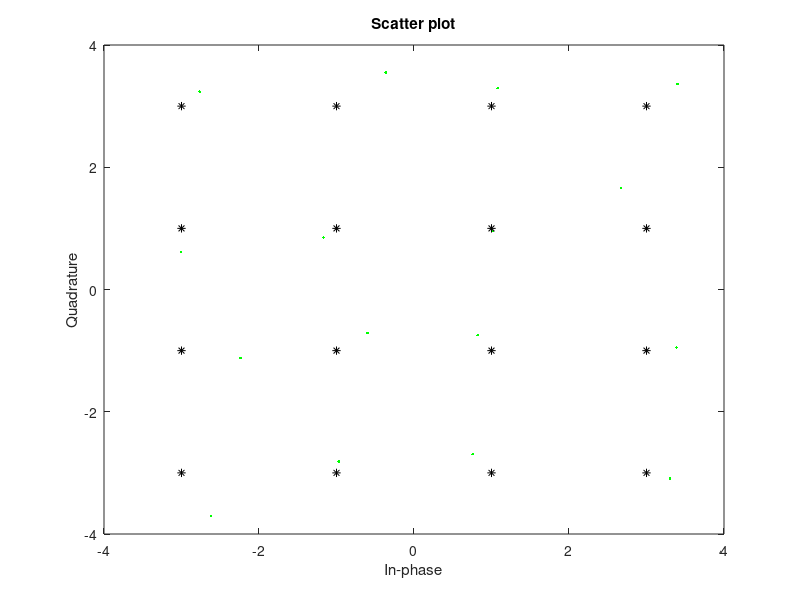
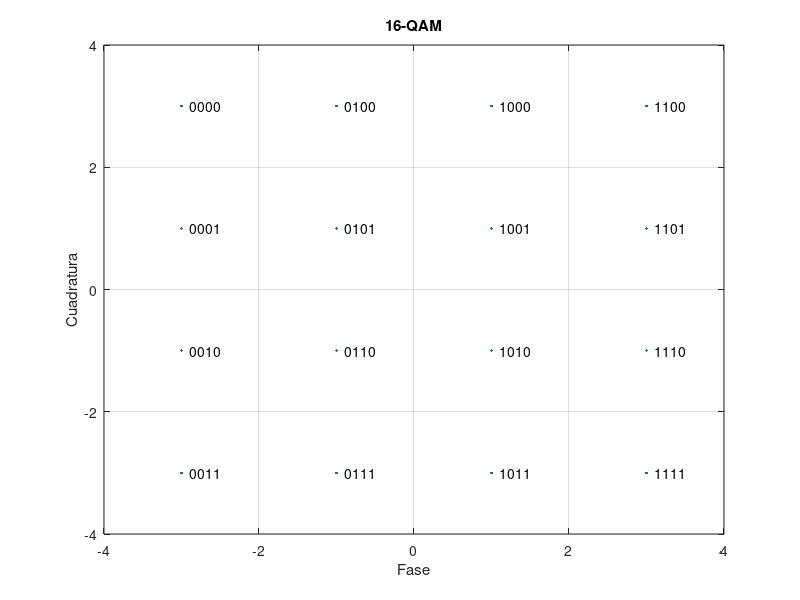
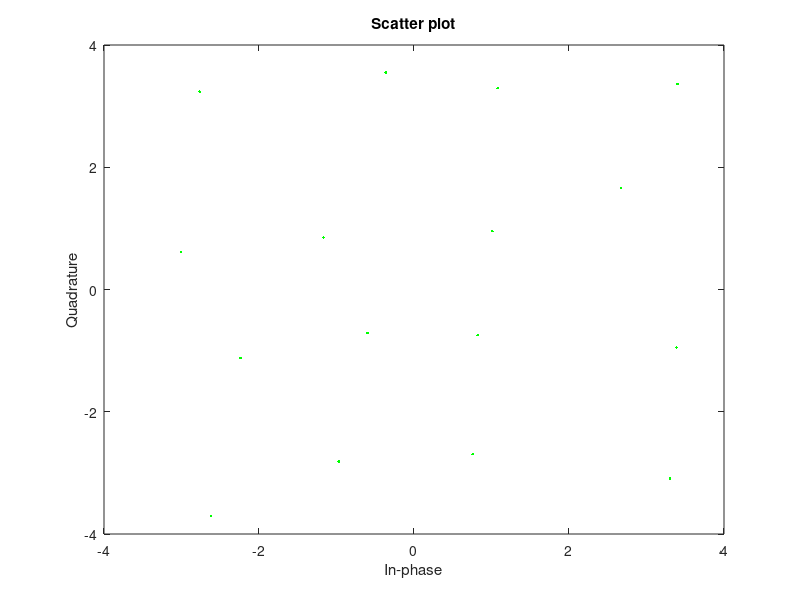

The MATLAB script that drew these images, in order: (Note: this script raises an error after producing the figures.)
clear all;
close all;
clc;

M = 16;                         % Modulation order
x = (0:15)';                    % Integer input
k = log2(M);
y1 = qammod(x,M,'bin');        % 16-QAM output
numSamplesPerSymbol = 1;

% awgn 
EbNo = 10;
snr = EbNo + 10*log10(k) - 10*log10(numSamplesPerSymbol);
receivedSignal = awgn(y1,snr,'measured');

sPlotFig = scatterplot(receivedSignal,1,0,'g.');
hold on
scatterplot(y1,1,0,'k*',sPlotFig)


scatterplot(y1);
text(real(y1)+0.1, imag(y1), dec2bin(x));
title('16-QAM');
axis([-4 4 -4 4]);
xlabel('Fase');ylabel('Cuadratura');
grid on;


M = 64;                         % Modulation order
x = (0:M-1)';                    % Integer input
y1 = qammod(x,M,'bin');        % 16-QAM output



sPlotFig = scatterplot(receivedSignal,1,0,'g.');
hold on
scatterplot(dataMod,1,0,'k*',sPlotFig)

scatterplot(y1);
text(real(y1)+0.1, imag(y1), dec2bin(x));
title('64-QAM');
axis([-8 8 -8 8]);
xlabel('Fase');ylabel('Cuadratura');
grid on;


